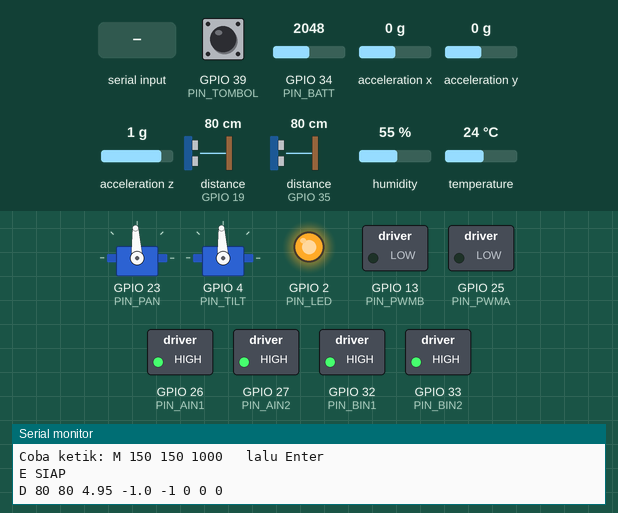
This sketch was run on a simulated ESP32. Parts: 2 × servo, switched loads named in the sketch (green lamp = pin HIGH), output pins drawn as LEDs (lit = HIGH), the last lines printed to the serial monitor. Wiring (inferred from the names in the program): 2 × ultrasonic range finder: trigger GPIO 14, echo GPIO 35 / trigger GPIO 18, echo GPIO 19; MPU-6050 motion sensor at I2C address 0x68. Dashed ring = blinking. The test bench sets the inputs (shaded band); at power-on: GPIO 39 (PIN_TOMBOL) HIGH, GPIO 34 (PIN_BATT) = 2048, acceleration x 0 g, acceleration y 0 g, acceleration z 1 g, distance to the obstacle (sensors on GPIO 19, GPIO 35) 80 cm, humidity 55 %, temperature 24 °C. The echo pulse lasts 58.3 µs per cm; servo pulses on a pin are drawn as a servo (544–2400 µs = 0–180°); pins used as bus, display or sensor lines are not drawn.

Above: at 1.2 s.
1.3 s: "M 90 45 200\n" received over Serial
At 1.42 s:
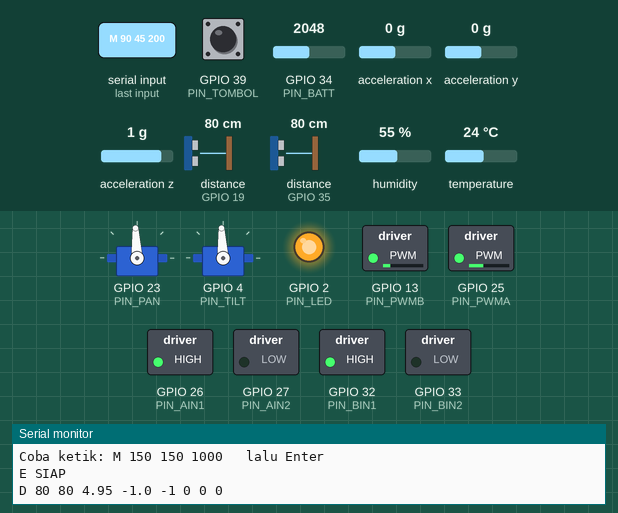
At 3.37 s:
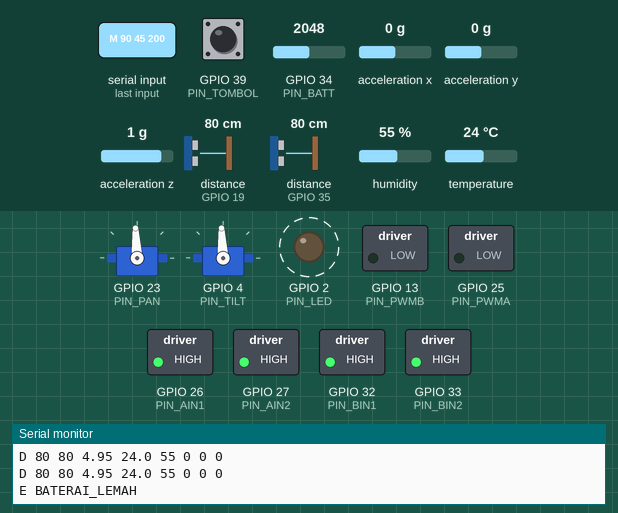
5.1 s: GPIO 39 (PIN_TOMBOL) pulled LOW for 0.15 s
8.6 s: "M\n" received over the second serial link
12.1 s: GPIO 39 (PIN_TOMBOL) pulled LOW for 1 s
15.6 s: "PING\n" received over Serial
19.1 s: "P\n" received over the second serial link
Timing chart, 0 to 23.6 s (numbered marks = the images above; inputs shaded):
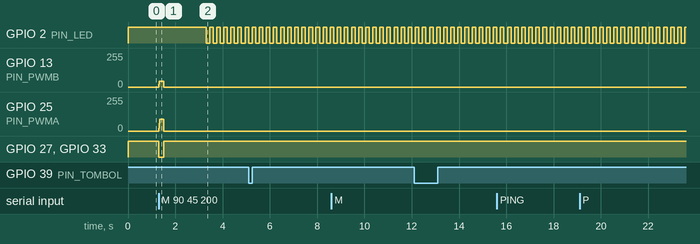

Measured:
- after the input at 1.3 s, GPIO 13 (PIN_PWMB): 0/255 → 45/255 at once, → 0/255 0.20 s later; GPIO 25 (PIN_PWMA): 0/255 → 90/255 at once, → 0/255 0.20 s later; GPIO 27 (PIN_AIN2), GPIO 33 (PIN_BIN2): HIGH → LOW at once, → HIGH 0.20 s later
- by itself, GPIO 2 (PIN_LED): alternates HIGH for 0.15 s and LOW for 0.15 s

The sketch:

robot_badan.ino
```cpp
/*
  ROBOT AI 4WD - BADAN (ESP32 DevKit V1)
  ---------------------------------------
  Mengurus: 4 motor TT lewat TB6612FNG, servo pan-tilt, 2 sensor jarak HC-SR04,
  MPU6050 (kemiringan), BME280 atau DHT11 (cuaca), tombol STOP, dan tegangan baterai.
  Menerima perintah teks dari ESP32-S3 (otak) lewat UART2, atau dari Serial Monitor.

  Board di Arduino IDE : ESP32 Dev Module
  Library             : Adafruit BME280 Library, DHT sensor library (Adafruit)
                        (keduanya otomatis meminta "Adafruit Unified Sensor" dan "Adafruit BusIO", pilih Install All)

  PERINTAH (satu baris, diakhiri Enter / newline):
    M <kiri> <kanan> [ms]   gerak. kiri/kanan -255..255. ms = lama (default 600, maks 3000)
    S                       berhenti
    P <pan> <tilt>          arahkan kepala, derajat 0..180
    Q                       minta data sekarang
    PING                    balas PONG
  BALASAN otomatis tiap 250 ms:
    D <depan_cm> <belakang_cm> <baterai_V> <suhu_C> <lembap_%> <pitch> <roll> <flag>
    flag: 1=STOP ditekan, 2=baterai lemah, 4=halangan depan, 8=halangan belakang, 16=miring
    Nilai -1 = sensor tidak terpasang / gagal baca.

  Aturan keselamatan ada DI SINI, bukan di otak:
    - Setiap gerakan berhenti sendiri setelah waktunya habis (otak hang = robot berhenti).
    - Halangan < JARAK_STOP_DEPAN cm: tidak boleh maju. Halangan belakang: tidak boleh mundur.
    - Tombol STOP: tekan sekali = kunci berhenti, tekan lagi = lepas.
    - Baterai di bawah BATERAI_MIN: motor dimatikan sampai board di-restart.
    - Miring lebih dari 40 derajat (terbalik/terangkat miring): motor berhenti.
*/

#include <Wire.h>
#include <Adafruit_BME280.h>
#include <DHT.h>

// ================== PENGATURAN (boleh diubah) ==================
const int   JARAK_STOP_DEPAN    = 20;    // cm
const int   JARAK_STOP_BELAKANG = 15;    // cm
const float BATERAI_MIN         = 6.4;   // volt total 2 sel (3,2 V per sel)
float       BATERAI_FAKTOR      = 3.0;   // pembagi 20k/10k. Kalibrasi: lihat panduan Tahap 6
const bool  MOTOR_KIRI_TERBALIK  = false; // ubah ke true kalau roda kiri berputar terbalik
const bool  MOTOR_KANAN_TERBALIK = false;
const int   SERVO_MIN_US = 600;          // lebar pulsa sudut 0
const int   SERVO_MAX_US = 2400;         // lebar pulsa sudut 180
const int   TILT_MIN = 40, TILT_MAX = 150; // batasi supaya kepala tidak membentur bracket

// ================== PIN (sesuai panduan) ==================
#define PIN_PWMA   25   // TB6612 kanal A = motor kiri
#define PIN_AIN1   26
#define PIN_AIN2   27
#define PIN_PWMB   13   // TB6612 kanal B = motor kanan
#define PIN_BIN1   32
#define PIN_BIN2   33
#define PIN_PAN    23   // servo pan (kiri-kanan)
#define PIN_TILT    4   // servo tilt (atas-bawah)
#define PIN_TRIG_D 18   // HC-SR04 depan
#define PIN_ECHO_D 19   // lewat pembagi 1k/2k!
#define PIN_TRIG_B 14   // HC-SR04 belakang
#define PIN_ECHO_B 35   // lewat pembagi 1k/2k! (GPIO 35 hanya input, cocok untuk ECHO)
#define PIN_TOMBOL 39   // tombol STOP ke GND + resistor 10k ke 3V3 (GPIO 39 tidak punya pull-up internal)
#define PIN_BATT   34   // pembagi 20k (ke baterai) / 10k (ke GND)
#define PIN_DHT     5   // DHT11, hanya dipakai kalau BME280 tidak ditemukan
#define PIN_LED     2   // LED biru bawaan DevKit
#define PIN_RX2    16   // dari TX ESP32-S3 (GPIO 17)
#define PIN_TX2    17   // ke RX ESP32-S3 (GPIO 18)

// ================== VARIABEL ==================
Adafruit_BME280 bme;
DHT dht(PIN_DHT, DHT11);
bool adaBME = false, adaMPU = false;

int  targetKiri = 0, targetKanan = 0;     // kecepatan yang diminta
int  nowKiri = 0, nowKanan = 0;           // kecepatan sekarang (naik pelan-pelan)
unsigned long gerakSampai = 0;            // millis() kapan gerakan habis

int  panTarget = 90, tiltTarget = 90;
float panNow = 90, tiltNow = 90;

int   jarakDepan = -1, jarakBelakang = -1;
float baterai = -1, suhu = -1, lembap = -1, pitch = 0, roll = 0;
bool  kunciStop = false, bateraiLemah = false;

String bufUSB, bufUART;

// ================== MOTOR ==================
void tulisMotor(int pwmPin, int in1, int in2, int v) {
  v = constrain(v, -255, 255);
  if (v > 0)      { digitalWrite(in1, HIGH); digitalWrite(in2, LOW);  }
  else if (v < 0) { digitalWrite(in1, LOW);  digitalWrite(in2, HIGH); }
  else            { digitalWrite(in1, HIGH); digitalWrite(in2, HIGH); } // rem pendek
  ledcWrite(pwmPin, abs(v));
}

void berhenti() {
  targetKiri = targetKanan = 0;
  gerakSampai = 0;
}

bool bolehGerak(int kiri, int kanan) {
  if (kunciStop || bateraiLemah) return false;
  if (adaMPU && (abs(pitch) > 40 || abs(roll) > 40)) return false;
  bool maju = (kiri + kanan) > 0, mundur = (kiri + kanan) < 0;
  if (maju && jarakDepan > 0 && jarakDepan < JARAK_STOP_DEPAN) return false;
  if (mundur && jarakBelakang > 0 && jarakBelakang < JARAK_STOP_BELAKANG) return false;
  return true;
}

void updateMotor() {
  static unsigned long t = 0;
  if (millis() - t < 10) return;
  t = millis();
  if (gerakSampai && millis() > gerakSampai) berhenti();      // waktu habis
  if (!bolehGerak(targetKiri, targetKanan)) { targetKiri = targetKanan = 0; }
  // naik pelan supaya arus awal tidak membuat tegangan drop; turun langsung (lebih aman)
  auto dekati = [](int now, int target) {
    if (target == 0) return 0;
    if (abs(target - now) <= 20) return target;
    return now + (target > now ? 20 : -20);
  };
  nowKiri = dekati(nowKiri, targetKiri);
  nowKanan = dekati(nowKanan, targetKanan);
  tulisMotor(PIN_PWMA, PIN_AIN1, PIN_AIN2, MOTOR_KIRI_TERBALIK ? -nowKiri : nowKiri);
  tulisMotor(PIN_PWMB, PIN_BIN1, PIN_BIN2, MOTOR_KANAN_TERBALIK ? -nowKanan : nowKanan);
}

// ================== SERVO ==================
void tulisServo(int pin, float sudut) {
  int us = map((int)(sudut * 10), 0, 1800, SERVO_MIN_US, SERVO_MAX_US);
  ledcWrite(pin, (uint32_t)us * 16383UL / 20000UL);   // 50 Hz, 14 bit
}

void updateServo() {
  static unsigned long t = 0;
  if (millis() - t < 15) return;
  t = millis();
  // gerak 3 derajat per 15 ms: halus dan tidak menarik arus besar sekaligus
  if (abs(panTarget - panNow) > 3) panNow += (panTarget > panNow ? 3 : -3); else panNow = panTarget;
  if (abs(tiltTarget - tiltNow) > 3) tiltNow += (tiltTarget > tiltNow ? 3 : -3); else tiltNow = tiltTarget;
  tulisServo(PIN_PAN, panNow);
  tulisServo(PIN_TILT, tiltNow);
}

// ================== SENSOR ==================
int bacaJarak(int trig, int echo) {
  digitalWrite(trig, LOW);  delayMicroseconds(3);
  digitalWrite(trig, HIGH); delayMicroseconds(10);
  digitalWrite(trig, LOW);
  unsigned long d = pulseIn(echo, HIGH, 25000UL);   // maks ~4 m
  if (d == 0) return -1;                            // tidak ada pantulan / tidak terpasang
  return (int)(d / 58);
}

void updateJarak() {
  static unsigned long t = 0;
  static bool giliranDepan = true;
  if (millis() - t < 40) return;                    // gantian supaya gema tidak saling ganggu
  t = millis();
  if (giliranDepan) jarakDepan = bacaJarak(PIN_TRIG_D, PIN_ECHO_D);
  else              jarakBelakang = bacaJarak(PIN_TRIG_B, PIN_ECHO_B);
  giliranDepan = !giliranDepan;
}

bool mulaiMPU() {
  Wire.beginTransmission(0x68);
  if (Wire.endTransmission() != 0) return false;
  Wire.beginTransmission(0x68); Wire.write(0x6B); Wire.write(0); Wire.endTransmission(); // bangunkan
  return true;
}

void updateMPU() {
  static unsigned long t = 0;
  if (!adaMPU || millis() - t < 50) return;
  t = millis();
  Wire.beginTransmission(0x68); Wire.write(0x3B);
  if (Wire.endTransmission(false) != 0) return;
  if (Wire.requestFrom(0x68, 6) != 6) return;
  int16_t ax = (Wire.read() << 8) | Wire.read();
  int16_t ay = (Wire.read() << 8) | Wire.read();
  int16_t az = (Wire.read() << 8) | Wire.read();
  pitch = atan2(-ax, sqrt((float)ay * ay + (float)az * az)) * 57.3;
  roll  = atan2(ay, az) * 57.3;
}

void updateCuaca() {
  static unsigned long t = 0;
  if (millis() - t < 2000) return;
  t = millis();
  if (adaBME) { suhu = bme.readTemperature(); lembap = bme.readHumidity(); }
  else {
    float s = dht.readTemperature(), h = dht.readHumidity();
    suhu = isnan(s) ? -1 : s; lembap = isnan(h) ? -1 : h;
  }
}

void updateBaterai() {
  static unsigned long t = 0;
  static int hitungLemah = 0;
  if (millis() - t < 200) return;
  t = millis();
  uint32_t mv = 0;
  for (int i = 0; i < 8; i++) mv += analogReadMilliVolts(PIN_BATT);
  float v = (mv / 8.0) / 1000.0 * BATERAI_FAKTOR;
  baterai = (baterai < 0) ? v : baterai * 0.8 + v * 0.2;   // dihaluskan
  if (baterai < 1.0) { baterai = -1; return; }              // pembagi belum dipasang
  // lemah harus terbaca 3 detik berturut-turut (lonjakan saat motor start tidak dihitung)
  hitungLemah = (baterai < BATERAI_MIN) ? hitungLemah + 1 : 0;
  if (hitungLemah > 15 && !bateraiLemah) { bateraiLemah = true; berhenti(); kirimSemua("E BATERAI_LEMAH"); }
}

void updateTombol() {
  static bool lalu = HIGH;
  static unsigned long tUbah = 0;
  bool now = digitalRead(PIN_TOMBOL);
  if (now != lalu && millis() - tUbah > 40) {        // debounce 40 ms
    tUbah = millis();
    lalu = now;
    if (now == LOW) {                                 // baru ditekan
      kunciStop = !kunciStop;
      berhenti();
      kirimSemua(kunciStop ? "E STOP_DIKUNCI" : "E STOP_DILEPAS");
    }
  }
}

// ================== KOMUNIKASI ==================
void kirimSemua(const String &s) { Serial.println(s); Serial2.println(s); }

int flagSekarang() {
  int f = 0;
  if (kunciStop) f |= 1;
  if (bateraiLemah) f |= 2;
  if (jarakDepan > 0 && jarakDepan < JARAK_STOP_DEPAN) f |= 4;
  if (jarakBelakang > 0 && jarakBelakang < JARAK_STOP_BELAKANG) f |= 8;
  if (adaMPU && (abs(pitch) > 40 || abs(roll) > 40)) f |= 16;
  return f;
}

String dataSekarang() {
  char b[96];
  snprintf(b, sizeof(b), "D %d %d %.2f %.1f %.0f %.0f %.0f %d",
           jarakDepan, jarakBelakang, baterai, suhu, lembap,
           adaMPU ? pitch : -1.0f, adaMPU ? roll : -1.0f, flagSekarang());
  return String(b);
}

void jalankan(String c) {
  c.trim();
  if (c.length() == 0) return;
  char cmd[8] = {0};
  int a = 0, b = 0, d = 0;
  int n = sscanf(c.c_str(), "%7s %d %d %d", cmd, &a, &b, &d);
  String k = String(cmd); k.toUpperCase();
  if (k == "M" && n >= 3) {
    if (!bolehGerak(a, b)) { kirimSemua("E DITOLAK " + String(flagSekarang())); berhenti(); return; }
    targetKiri = constrain(a, -255, 255);
    targetKanan = constrain(b, -255, 255);
    int ms = (n >= 4) ? constrain(d, 50, 3000) : 600;
    gerakSampai = millis() + ms;
  } else if (k == "S") {
    berhenti();
  } else if (k == "P" && n >= 3) {
    panTarget = constrain(a, 0, 180);
    tiltTarget = constrain(b, TILT_MIN, TILT_MAX);
  } else if (k == "Q") {
    kirimSemua(dataSekarang());
  } else if (k == "PING") {
    kirimSemua("PONG");
  } else {
    kirimSemua("E TIDAK_DIKENAL " + c);
  }
}

void bacaBaris(Stream &s, String &buf) {
  while (s.available()) {
    char ch = s.read();
    if (ch == '\n' || ch == '\r') { if (buf.length()) jalankan(buf); buf = ""; }
    else if (buf.length() < 60) buf += ch;
  }
}

// ================== SETUP & LOOP ==================
void setup() {
  Serial.begin(115200);
  Serial2.begin(115200, SERIAL_8N1, PIN_RX2, PIN_TX2);

  pinMode(PIN_AIN1, OUTPUT); pinMode(PIN_AIN2, OUTPUT);
  pinMode(PIN_BIN1, OUTPUT); pinMode(PIN_BIN2, OUTPUT);
  ledcAttach(PIN_PWMA, 20000, 8);   // 20 kHz: tidak berdenging
  ledcAttach(PIN_PWMB, 20000, 8);
  tulisMotor(PIN_PWMA, PIN_AIN1, PIN_AIN2, 0);
  tulisMotor(PIN_PWMB, PIN_BIN1, PIN_BIN2, 0);

  ledcAttach(PIN_PAN, 50, 14);
  ledcAttach(PIN_TILT, 50, 14);
  tulisServo(PIN_PAN, 90); tulisServo(PIN_TILT, 90);

  pinMode(PIN_TRIG_D, OUTPUT); pinMode(PIN_ECHO_D, INPUT);
  pinMode(PIN_TRIG_B, OUTPUT); pinMode(PIN_ECHO_B, INPUT);
  pinMode(PIN_TOMBOL, INPUT);       // pull-up 10k eksternal
  pinMode(PIN_LED, OUTPUT);
  analogSetPinAttenuation(PIN_BATT, ADC_11db);

  Wire.begin(21, 22);
  adaMPU = mulaiMPU();
  adaBME = bme.begin(0x76) || bme.begin(0x77);
  if (!adaBME) dht.begin();

  Serial.println();
  Serial.println("=== ROBOT BADAN SIAP ===");
  Serial.printf("MPU6050: %s | BME280: %s (kalau tidak, pakai DHT11 di GPIO %d)\n",
                adaMPU ? "ada" : "TIDAK ADA", adaBME ? "ada" : "TIDAK ADA", PIN_DHT);
  Serial.println("Coba ketik: M 150 150 1000   lalu Enter");
  kirimSemua("E SIAP");
}

void loop() {
  bacaBaris(Serial, bufUSB);
  bacaBaris(Serial2, bufUART);
  updateTombol();
  updateJarak();
  updateMPU();
  updateCuaca();
  updateBaterai();
  updateMotor();
  updateServo();

  static unsigned long tKirim = 0;
  if (millis() - tKirim > 250) { tKirim = millis(); Serial2.println(dataSekarang()); }

  static unsigned long tCetak = 0;                    // ke Serial Monitor lebih jarang
  if (millis() - tCetak > 1000) { tCetak = millis(); Serial.println(dataSekarang()); }

  // LED: menyala = siap, berkedip cepat = STOP dikunci / baterai lemah
  digitalWrite(PIN_LED, (kunciStop || bateraiLemah) ? (millis() / 150) % 2 : HIGH);
}
```
